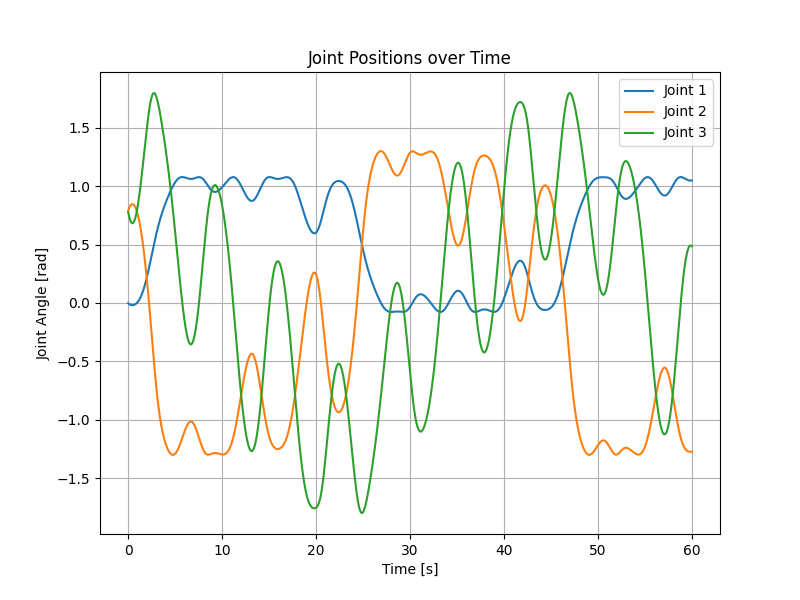

Generate this figure with Python:
# Import necessary libraries
from lab2_robotics import * # Includes numpy import
import matplotlib.pyplot as plt
import matplotlib.animation as anim
 
# Robot definition (3 revolute joint planar manipulator)
d = np.zeros(3)                         # displacement along Z-axis
q = np.array([0, 0.785, 0.785])         # rotation around Z-axis (theta)
alpha = np.zeros(3)                     # displacement along X-axis
a = np.array([0.75, 0.5,0.25])          # displacement around X-axis 
revolute = np.array([True,True,True])   # flags specifying the type of joints
K = np.diag([1, 1])

# Setting desired position of end-effector to the current one
T = kinematics(d, q.flatten(), a, alpha) # flatten() needed if q defined as column vector !
sigma_d = T[-1][0:2,3].reshape(2,1)

# Simulation params
dt = 1.0/60.0
Tt = 10 # Total simulation time
tt = np.arange(0, Tt, dt) # Simulation time vector

# Drawing preparation
fig = plt.figure()
ax = fig.add_subplot(111, autoscale_on=False, xlim=(-2, 2), ylim=(-2,2))
ax.set_title('Simulation')
ax.set_aspect('equal')
ax.set_xlabel('x[m]')
ax.set_ylabel('y[m]')
ax.grid()
line, = ax.plot([], [], 'o-', lw=2) # Robot structure
path, = ax.plot([], [], 'c-', lw=1) # End-effector path
point, = ax.plot([], [], 'rx') # Target
PPx = []
PPy = []
# Memory
joint_pos1, joint_pos2, joint_pos3 = [], [], []
time_vector = []

# Simulation initialization
def init():
    line.set_data([], [])
    path.set_data([], [])
    point.set_data([], [])
    return line, path, point

# Simulation loop
def simulate(t):
    global q, a, d, alpha, revolute, sigma_d
    global PPx, PPy
    
    # Update robot
    T = kinematics(d, q.flatten(), a, alpha)
    J = jacobian(T, revolute) # Compute velocities using transforms and joint type
    
    # Update control
    PP = robotPoints2D(T)
    sigma = T[-1][0:2,3].reshape(2,1)# Current position of the end-effector
    err = sigma_d - sigma    # Compute the position error by subtracting the current position from the desired position (sigma_d)
    Jbar = J[0:2, :]         # Task Jacobian: first two rows corresponds to velocity in x and y
    P = np.eye(3) - np.linalg.pinv(Jbar)@Jbar   # Null space projector: # P = I - Jbar_pinv * Jbar
    y = np.array([np.sin(t),np.cos(t),np.sin(t)]).reshape(3,1) # Arbitrary joint velocity
    # Compute the control signal (dq) for the joints
    # The control signal includes two terms:
    # 1. A term that ensures the end-effector follows the desired path based on the Jacobian and position error
    # dq1 = Jbar_pinv * K * err
    # 2. A term that projects the arbitrary joint velocities into the null space to avoid joint limits
    # dq2 = P * y
    dq = np.linalg.pinv(Jbar)@K@err + P@y                       
    q = q + dt * dq.reshape(3) # Update the joint angles

    # Update drawing
    line.set_data(PP[0,:], PP[1,:])
    PPx.append(PP[0,-1])
    PPy.append(PP[1,-1])
    path.set_data(PPx, PPy)
    point.set_data(sigma_d[0], sigma_d[1])

    #for plotting the angles
    joint_pos1.append(q[0])
    joint_pos2.append(q[1])
    joint_pos3.append(q[2])
    time_vector.append(t)

    return line, path, point

# Run simulation
animation = anim.FuncAnimation(fig, simulate, np.arange(0, 60, dt), 
                                interval=10, blit=True, init_func=init, repeat=False)
plt.show()

# Plot the joint positions over time
plt.figure(figsize=(8, 6))
plt.plot(time_vector, joint_pos1, label='Joint 1')
plt.plot(time_vector, joint_pos2, label='Joint 2')
plt.plot(time_vector, joint_pos3, label='Joint 3')
plt.xlabel('Time [s]')
plt.ylabel('Joint Angle [rad]')
plt.title('Joint Positions over Time')
plt.legend()
plt.grid(True)
plt.savefig("e1.png")
plt.show()